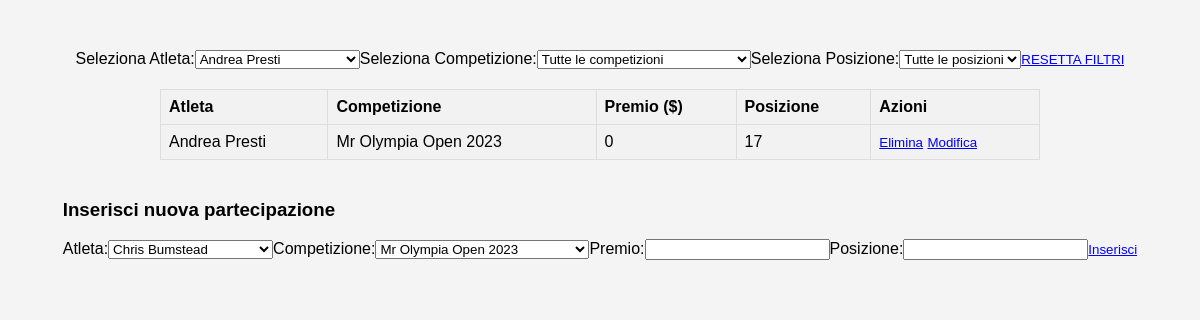
The app's page /partecipazioni.php?atleta=Andrea Presti (signed in) with its own data.
### tables this page shows
CREATE TABLE `partecipazione` (
  `id` int(11) NOT NULL,
  `id_atleta` int(11) NOT NULL,
  `id_competizione` int(11) NOT NULL,
  `premio` int(11) NOT NULL,
  `posizione` int(11) NOT NULL
);

CREATE TABLE `atleti` (
  `id` int(11) NOT NULL,
  `nome` varchar(50) NOT NULL,
  `nazionalita` varchar(50) NOT NULL,
  `eta` int(11) NOT NULL,
  `altezza` varchar(50) NOT NULL,
  `peso_gara` int(50) NOT NULL,
  `peso_massa` int(11) NOT NULL,
  `id_preparatore` int(11) NOT NULL,
  `id_biografia` int(11) DEFAULT NULL
);

CREATE TABLE `competizioni` (
  `id` int(11) NOT NULL,
  `nome` varchar(50) NOT NULL,
  `data` date NOT NULL,
  `luogo` varchar(50) NOT NULL
);

### partecipazioni.php (the view, shortened to what this page needs)
<?php
if(isset($_SESSION["UTENTE"])) {
include 'credenziali.php';
$conn = new mysqli($servername, $username, $password, $dbname);
$sql_competizioni = "SELECT * FROM COMPETIZIONI";
$sql_atleti = "SELECT * FROM ATLETI";
$result_atleti = $conn->query($sql_atleti);
echo "<!DOCTYPE html>
<html>
<head>
    <title>Tabella Partecipazioni</title>
    <style>
    body {
        font-family: 'Arial', sans-serif;
        background-color: #f4f4f4;
        margin: 0;
        padding: 50px;
        display: flex;
        justify-content: center;
        align-items: center;
        flex-direction: column;
    }
    table {
        width: 80%;
        border-collapse: collapse;
        margin-top: 20px;
    }
    th, td {
        border: 1px solid #dddddd;
        text-align: left;
        padding: 8px;
        cursor: pointer;
    }
    th {
        background-color: #f2f2f2;
    }
    tr:nth-child(even) {
        background-color: #f2f2f2;
    }
    tr:hover {
        background-color: #ddd;
    }
    a {
        text-decoration: none;
        color: inherit;
    }
    form {
        display: inline; /* Modifica per renderlo inline */
    }
    form input[type='submit'] {
        background-color: transparent;
        border: none;
        cursor: pointer;
        color: blue;
        text-decoration: underline;
        padding: 0;
    }
    form input[type='submit']:hover {
        color: red;
    }
    form input[type='submit']:focus {
        outline: none;
    }
    </style>
</head>
<body>";
echo "<div id='filtroCompetizioni'>";
echo "<form method='GET'>";
echo "<label for='atleta'>Seleziona Atleta:</label>";
echo "<select name='atleta' id='atleta' onchange='this.form.submit()'>";
while ($row_atleta = $result_atleti->fetch_assoc()) {
    $selected_atleta = (isset($_GET['atleta']) && $_GET['atleta'] == $row_atleta['nome']) ? "selected" : "";
    echo "<option value='".$row_atleta['nome']."' $selected_atleta>".$row_atleta['nome']."</option>";
}
echo "</select>";
echo "<label for='competizioni'>Seleziona Competizione:</label>";
echo "<select name='competizione' id='competizioni' onchange='this.form.submit()'>";
echo "<option value='tutte'>Tutte le competizioni</option>";
echo "</select>";
echo "<label for='posizione'>Seleziona Posizione:</label>";
echo "<select name='posizione' id='posizioni' onchange='this.form.submit()'>";
echo "<option value='tutte'>Tutte le posizioni</option>";
echo "</select>";
echo "</form>";
echo "<form method='GET' style='margin-top: 20px;'>";
echo "<input type='submit' value='RESETTA FILTRI'>";
echo "</form>";
echo "</div>";
echo "<table><tr><th>Atleta</th><th>Competizione</th><th>Premio ($)</th><th>Posizione</th><th>Azioni</th></tr>";
$sql = "SELECT ATLETI.nome AS atleta, COMPETIZIONI.nome AS competizione_nome, PARTECIPAZIONE.premio, PARTECIPAZIONE.posizione, PARTECIPAZIONE.id AS id_partecipazione
        FROM PARTECIPAZIONE
        INNER JOIN ATLETI ON PARTECIPAZIONE.id_atleta = ATLETI.id
        INNER JOIN COMPETIZIONI ON PARTECIPAZIONE.id_competizione = COMPETIZIONI.id";
if (isset($_GET['atleta']) && $_GET['atleta'] != 'tutti') {
    $atleta = $conn->real_escape_string($_GET['atleta']);
    if (strpos($sql, 'WHERE') !== false) {
        $sql .= " AND ATLETI.nome = '$atleta'";
    } else {
        $sql .= " WHERE ATLETI.nome = '$atleta'";
    }
}
$result = $conn->query($sql);
if (isset($result)) {
    while($row = $result->fetch_assoc()) {
        echo "<tr><td><a href='atleta.php?atleta=".urlencode($row['atleta'])."'>".$row["atleta"]."</a></td><td>".$row["competizione_nome"]."</td><td>".$row["premio"]."</td><td>".$row["posizione"]."</td>";
        echo "<td>
                  <form method='POST'>
                      <input type='hidden' name='id_partecipazione' value='".$row["id_partecipazione"]."'>
                      <input type='submit' name='elimina' value='Elimina'>
                  </form>
                  <form method='POST'>
                      <input type='hidden' name='id_partecipazione' value='".$row["id_partecipazione"]."'>
                      <input type='submit' name='modifica' value='Modifica'>
                  </form>
              </td></tr>";
    }
}
echo "</table>";
echo "<div style='margin-top: 20px;'>";
echo "<h3>";
echo (isset($atleta_modifica)) ? "Modifica partecipazione" : "Inserisci nuova partecipazione";
echo "</h3>";
echo "<form method='POST'>";
echo "<label for='atleta'>Atleta:</label>";
echo "<select name='atleta'>";
$result_atleti = $conn->query($sql_atleti);
while ($row_atleta = $result_atleti->fetch_assoc()) {
    $selected_atleta_modifica = (isset($atleta_modifica) && $atleta_modifica == $row_atleta['nome']) ? "selected" : "";
    echo "<option value='".$row_atleta['nome']."' $selected_atleta_modifica>".$row_atleta['nome']."</option>";
}
echo "</select>";
echo "<label for='competizione'>Competizione:</label>";
echo "<select name='competizione'>";
$result_competizioni = $conn->query($sql_competizioni);
while ($row_competizione = $result_competizioni->fetch_assoc()) {
    $selected_competizione_modifica = (isset($competizione_modifica) && $competizione_modifica == $row_competizione['nome']) ? "selected" : "";
    echo "<option value='".$row_competizione['nome']."' $selected_competizione_modifica>".$row_competizione['nome']."</option>";
}
echo "</select>";
echo "<label for='premio'>Premio:</label>";
echo "<input type='text' name='premio' value='".(isset($premio_modifica) ? $premio_modifica : "")."' required>";
echo "<label for='posizione'>Posizione:</label>";
echo "<input type='text' name='posizione' value='".(isset($posizione_modifica) ? $posizione_modifica : "")."' required>";
echo "<input type='submit' name='".(isset($atleta_modifica) ? "salva_modifiche" : "inserisci")."' value='".(isset($atleta_modifica) ? "Salva Modifiche" : "Inserisci")."'>";
echo "</form>";
echo "</div>";
echo "</body>
</html>";
}
else{
    header("location:index.php");
    session_abort();
}
?>

### partecipazioni.php (style rules this page uses)
body { font-family: 'Arial', sans-serif; background-color: #f4f4f4; margin: 0; padding: 50px; display: flex; justify-content: center; align-items: center; flex-direction: column; }
table { width: 80%; border-collapse: collapse; margin-top: 20px; }
th, td { border: 1px solid #dddddd; text-align: left; padding: 8px; cursor: pointer; }
th { background-color: #f2f2f2; }
tr:nth-child(even) { background-color: #f2f2f2; }
a { text-decoration: none; color: inherit; }
form { display: inline; }
form input[type='submit'] { background-color: transparent; border: none; cursor: pointer; color: blue; text-decoration: underline; padding: 0; }

### records on screen
partecipazione: id_atleta.nome "Andrea Presti", id_competizione.nome "Mr Olympia Open 2023", premio "0", posizione "17"

### other values on screen
form field atleta "Andrea Presti"
form field atleta "Chris Bumstead"
form field competizione "Mr Olympia Open 2023"
